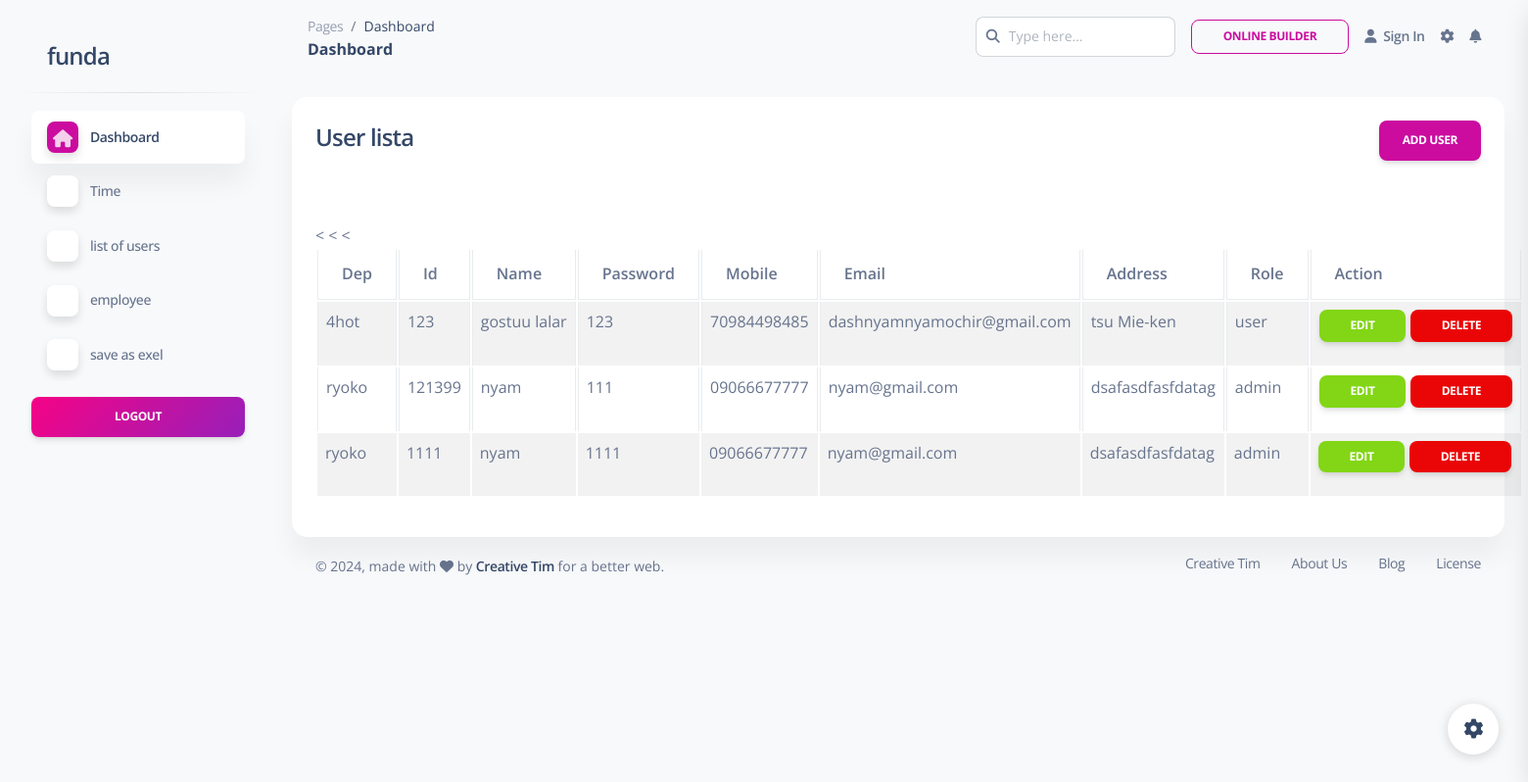
/admin/users.php, run on the app's committed database.
### tables this page shows
CREATE TABLE `users` (
  `dep` varchar(100) NOT NULL COMMENT '4hot,ryoko,baruun,zvvn',
  `id` int(30) NOT NULL,
  `name` varchar(255) NOT NULL,
  `password` varchar(100) NOT NULL,
  `conf_password` varchar(100) NOT NULL,
  `mobile` varchar(20) NOT NULL,
  `email` varchar(100) NOT NULL,
  `address` varchar(100) NOT NULL,
  `role` varchar(100) NOT NULL COMMENT 'admin,user'
);

### config/function.php (called while the page is built, shortened)
<?php
require 'dbcon.php';
function validate($inputData){
    global $conn;
    $validatedData =mysqli_real_escape_string($conn,$inputData);
    return trim($validatedData);
}
function getAll($tableName)
{
    global $conn;
    $table=validate($tableName);
    $query="SELECT * FROM $table";
     $result=mysqli_query($conn,$query);
     return $result;
}
?>

### admin/users.php (the view, shortened to what this page needs)
<?php include('includes/header.php');?>
<div class="row">
    <div class="col-md-30">
        <div class="card">
            <div class="card-header">
                <h4>
                    User lista
                    <a href="users-create.php" class="btn btn-primary float-end">Add user</a>
                </h4>
            </div>
            <div class="card-body">
                <table class="table table-bordered table-striped">
                    <thead>
                        <tr>
                            <th>dep</th>
                            <th>id</th>
                            <th>name</th>
                            <th>password</th>
                            <th>mobile</th>
                            <th>email</th>
                            <th>address</th>
                            <th>role</th>
                            <th>action</th>
                        </tr>
                    </thead>
                    <tbody>
                            <?php
                                $users=getAll('users');
                                if(mysqli_num_rows($users)>0)
                                {
                                        foreach($users as $userItem)
                                       {
                                        ?>
                                        <tr>
                                                <td><?= $userItem['dep'];?></td>
                                                <td><?= $userItem['id'];?></td>
                                                <td><?= $userItem['name'];?></td>
                                                < <td><?= $userItem['password'];?></td>
                                                <td><?= $userItem['mobile'];?></td>
                                                <td><?= $userItem['email'];?></td>
                                                <td><?= $userItem['address'];?></td>
                                                <td><?= $userItem['role'];?></td>
                                                <td>
                                                        <a href="users-edit.php?id=<?= $userItem['id'];?>" class="btn btn-success btn-sm">Edit</a>
                                                        <a href="users-delete.php?id=<?= $userItem['id'];?>"
                                                        class="btn btn-danger btn-sm"
                                                        onclick="return confirm('really want to delete')"
                                                        >delete</a>
                                                 </td>
                                        </tr>
                                        <?php
                                       }
                                }
                             ?>
                    </tbody>
                </table>
            </div>
        </div>
    </div>
</div>
<?php include('includes/footer.php');?>

### admin/includes/header.php (shortened to what this page needs)
<?php
require '../config/function.php';
?>
<!DOCTYPE html>
<html lang="en">
<head>
  <link href="/assets/css/nucleo-icons.css" rel="stylesheet" />
  <link href="/assets/css/nucleo-svg.css" rel="stylesheet" />
  <link href="/assets/css/nucleo-svg.css" rel="stylesheet" />
  <link id="pagestyle" href="assets/css/soft-ui-dashboard.css" rel="stylesheet" />
</head>
<body class="g-sidenav-show  bg-gray-100">
    <?php include ('sidebar.php')?>
    <main class="main-content position-relative max-height-vh-100 h-100 border-radius-lg ">
    <?php include ('navbar.php')?>
        <div class="container-fluid py-4">

### admin/includes/sidebar.php (shortened to what this page needs)
<aside class="sidenav navbar navbar-vertical navbar-expand-xs border-0 border-radius-xl my-3 fixed-start ms-3 " id="sidenav-main">
    <div class="sidenav-header">
      <a class="navbar-brand m-0" href=" index.php ">
      <h4>funda</h4>
      </a>
    </div>
    <hr class="horizontal dark mt-0">
    <div class="collapse navbar-collapse  w-auto " id="sidenav-collapse-main">
      <ul class="navbar-nav">
        <li class="nav-item">
          <a class="nav-link  active" href="index.php">
            <div class="icon icon-shape icon-sm shadow border-radius-md bg-white text-center me-2 d-flex align-items-center justify-content-center">
           <i class="fa fa-home text white text-lg"></i>
            </div>
            <span class="nav-link-text ms-1">Dashboard</span>
          </a>
        </li>
        <li class="nav-item">
          <a class="nav-link  " href="">
            <div class="icon icon-shape icon-sm shadow border-radius-md bg-white text-center me-2 d-flex align-items-center justify-content-center">
            <i class="fa fa-home text dark text-lg"></i>
            </div>
            <span class="nav-link-text ms-1">Time </span>
          </a>
        </li>
        <li class="nav-item">
          <a class="nav-link  " href="">
            <div class="icon icon-shape icon-sm shadow border-radius-md bg-white text-center me-2 d-flex align-items-center justify-content-center">
            <i class="fa fa-bullhorn text dark text-lg"></i>
            </div>
            <span class="nav-link-text ms-1">list of users</span>
          </a>
        </li>
        <li class="nav-item">
          <a class="nav-link  " href="users.php">
            <div class="icon icon-shape icon-sm shadow border-radius-md bg-white text-center me-2 d-flex align-items-center justify-content-center">
            <i class="fa fa-home text dark text-lg"></i>
            </div>
            <span class="nav-link-text ms-1">employee</span>
          </a>
        </li>
        <li class="nav-item">
          <a class="nav-link  " href="">
            <div class="icon icon-shape icon-sm shadow border-radius-md bg-white text-center me-2 d-flex align-items-center justify-content-center">
            <i class="fa fa-home text dark text-lg"></i>
            </div>
            <span class="nav-link-text ms-1">save as exel</span>
          </a>
        </li>
      </ul>
    </div>
    <div class="sidenav-footer mx-3 ">
      <a class="btn bg-gradient-primary mt-3 w-100" href="./logout.php">Logout</a>
    </div>
  </aside>

### admin/includes/navbar.php (shortened to what this page needs)
<nav class="navbar navbar-main navbar-expand-lg px-0 mx-4 shadow-none border-radius-xl" id="navbarBlur" navbar-scroll="true">
      <div class="container-fluid py-1 px-3">
        <nav aria-label="breadcrumb">
          <ol class="breadcrumb bg-transparent mb-0 pb-0 pt-1 px-0 me-sm-6 me-5">
            <li class="breadcrumb-item text-sm"><a class="opacity-5 text-dark" href="javascript:;">Pages</a></li>
            <li class="breadcrumb-item text-sm text-dark active" aria-current="page">Dashboard</li>
          </ol>
          <h6 class="font-weight-bolder mb-0">Dashboard</h6>
        </nav>
        <div class="collapse navbar-collapse mt-sm-0 mt-2 me-md-0 me-sm-4" id="navbar">
          <div class="ms-md-auto pe-md-3 d-flex align-items-center">
            <div class="input-group">
              <span class="input-group-text text-body"><i class="fas fa-search" aria-hidden="true"></i></span>
              <input type="text" class="form-control" placeholder="Type here...">
            </div>
          </div>
          <ul class="navbar-nav  justify-content-end">
            <li class="nav-item d-flex align-items-center">
              <a class="btn btn-outline-primary btn-sm mb-0 me-3" target="_blank" href="https://www.creative-tim.com/builder?ref=navbar-soft-ui-dashboard">Online Builder</a>
            </li>
            <li class="nav-item d-flex align-items-center">
              <a href="javascript:;" class="nav-link text-body font-weight-bold px-0">
                <i class="fa fa-user me-sm-1"></i>
                <span class="d-sm-inline d-none">Sign In</span>
              </a>
            </li>
            <li class="nav-item px-3 d-flex align-items-center">
              <a href="javascript:;" class="nav-link text-body p-0">
                <i class="fa fa-cog fixed-plugin-button-nav cursor-pointer"></i>
              </a>
            </li>
            <li class="nav-item dropdown pe-2 d-flex align-items-center">
              <a href="javascript:;" class="nav-link text-body p-0" id="dropdownMenuButton" data-bs-toggle="dropdown" aria-expanded="false">
                <i class="fa fa-bell cursor-pointer"></i>
              </a>
            </li>
          </ul>
        </div>
      </div>
    </nav>

### admin/includes/footer.php (shortened to what this page needs)
<footer class="footer pt-3  ">
        <div class="container-fluid">
          <div class="row align-items-center justify-content-lg-between">
            <div class="col-lg-6 mb-lg-0 mb-4">
              <div class="copyright text-center text-sm text-muted text-lg-start">
                © ,
                made with <i class="fa fa-heart"></i> by
                <a href="https://www.creative-tim.com" class="font-weight-bold" target="_blank">Creative Tim</a>
                for a better web.
              </div>
            </div>
            <div class="col-lg-6">
              <ul class="nav nav-footer justify-content-center justify-content-lg-end">
                <li class="nav-item">
                  <a href="https://www.creative-tim.com" class="nav-link text-muted" target="_blank">Creative Tim</a>
                </li>
                <li class="nav-item">
                  <a href="https://www.creative-tim.com/presentation" class="nav-link text-muted" target="_blank">About Us</a>
                </li>
                <li class="nav-item">
                  <a href="https://www.creative-tim.com/blog" class="nav-link text-muted" target="_blank">Blog</a>
                </li>
                <li class="nav-item">
                  <a href="https://www.creative-tim.com/license" class="nav-link pe-0 text-muted" target="_blank">License</a>
                </li>
              </ul>
            </div>
          </div>
        </div>
      </footer>
      <div class="fixed-plugin">
    <a class="fixed-plugin-button text-dark position-fixed px-3 py-2">
      <i class="fa fa-cog py-2"> </i>
    </a>
  </div>
</body>
</html>

### admin/assets/css/nucleo-svg.css (style rules this page uses)
.icon { display: inline-block; color: #111111; height: 1em; width: 1em; }
.icon-sm { height: 0.8em; width: 0.8em; }
.icon { fill: currentColor; stroke: none; }

### data on the page
users: dep "4hot", id "123", name "gostuu lalar", password "123", mobile "70984498485", email "dashnyamnyamochir@gmail.com", address "tsu Mie-ken", role "user"
users: dep "ryoko", id "121399", name "nyam", password "111", mobile "09066677777", email "nyam@gmail.com", address "dsafasdfasfdatag", role "admin"
users: dep "ryoko", id "1111", name "nyam", password "1111", mobile "09066677777", email "nyam@gmail.com", address "dsafasdfasfdatag", role "admin"
